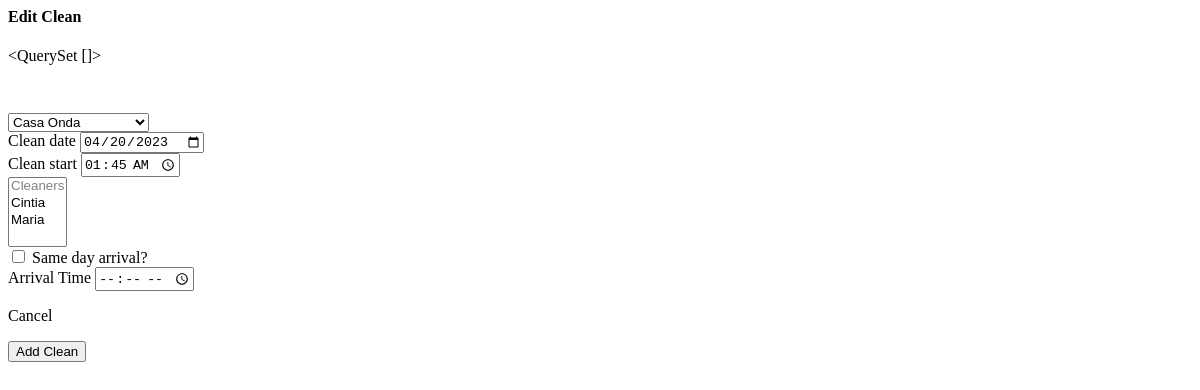
Before: /minilogistic/editcleanform/28/ (signed in) with the older database file.
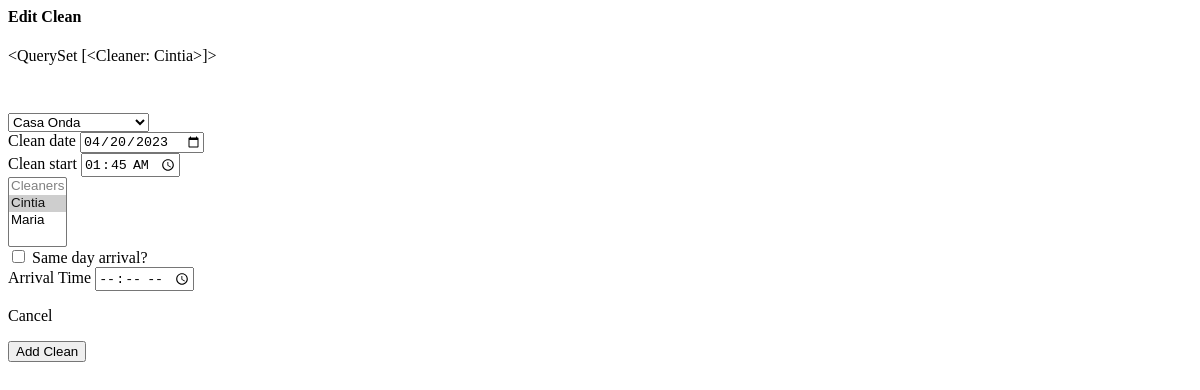
After: the same page with the newer database file.
### minilogistic/models.py (models this page shows, shortened)
class Clean(models.Model):
    account = models.ForeignKey(Account, on_delete=models.CASCADE, related_name="cleans")
    location = models.ForeignKey(Location, on_delete=models.PROTECT, related_name="cleans")
    date = models.DateField()
    start_time = models.TimeField()
    duration = models.DecimalField(default=0.0, max_digits=3, decimal_places=2)
    arrival_time = models.TimeField(null=True)
    cleaners = models.ManyToManyField(Cleaner, related_name="cleans")
    same_day = models.BooleanField(default=False)
    comment = models.TextField(max_length=500, blank=True)
    date_created = models.DateTimeField(default= datetime.today)
    added_by = models.ForeignKey(User, on_delete=models.CASCADE, related_name="cleans_added", blank=True)

class Location(models.Model):
    account = models.ForeignKey(Account, on_delete=models.CASCADE, related_name="locations")
    name = models.CharField(max_length=64)
    address = models.TextField(max_length=200, blank=True)
    comment = models.TextField(max_length=500, blank=True)
    date_created = models.DateTimeField(default= datetime.today)
    def __str__(self):
        return f"{self.name}"

class Cleaner(models.Model):
    account = models.ForeignKey(Account, on_delete=models.CASCADE, related_name="cleaners")
    name = models.CharField(max_length=64)
    title = models.TextField(null=True, max_length=200)
    email = models.EmailField(blank=True)
    phone_number = PhoneNumberField(blank=True, null=True)
    date_created = models.DateTimeField(default= datetime.today)
    def __str__(self):
        return f"{self.name}"

### minilogistic/views.py (the view)
# urls.py: path('editcleanform/<int:cleanid>/', views.editclean_form, name='editcleanform'),
def editclean_form(request, cleanid):
    user = request.user
    selector = Selector.objects.filter(user=user).first()
    selected_account= selector.account
    clean = Clean.objects.filter(id=cleanid).first()
    template = loader.get_template('minilogistic/editcleanform.html')
    locations = Location.objects.filter(account=selected_account)
    cleaners = Cleaner.objects.filter(account=selected_account)
    return HttpResponse(template.render({
        "locations":locations,
        "cleaners":cleaners,
        "clean":clean
    }, request))

### minilogistic/templates/minilogistic/editcleanform.html (shortened to what this page needs)
<form id="newclean-form" action="{% url 'minilogistic:newclean' %}" method="POST">
    <div class="clean-section">
        <div class="row">
            <div class="col-12">
                <h4 class="form-header text-center">Edit Clean</h4>
                <p>{{clean.cleaners.all}}</p>
            </div>
        </div>
        <div class="row">
            <div style="padding-top: 31.8px;" class="col-md-4 form-group">
                <select class="form-control" id="locationSelect" name="location" required>
                    <option value="" selected disabled="true">{{ clean.location }}</option>
                </select>
            </div>
            <div class="col-md-4 form-group">
                <label for="clean-date">Clean date</label>
                <input type="date" class="form-control" id="clean-date" name="clean_date" value="{{ clean.date|date:'Y-m-d' }}"required>
            </div>
            <div class="col-md-4 form-group">
                <label for="start_time">Clean start</label>
                <input type="time" class="form-control" id="start-time" name="start_time"  value="{{ clean.start_time|date:'H:i' }}" required>
            </div>
        </div>
        <div class="row">
            <div class="col-md-4 form-group">
                <select class="form-control" id="cleaners-assigned" name="cleaners_assigned[]" multiple>
                    <option value="" disabled="true">Cleaners</option>
                    {% for cleaner in cleaners %}
                    {% if cleaner in clean.cleaners.all %}
                        <option value="{{ cleaner.id }}" selected>{{ cleaner.name }}</option>
                    {% else %}
                        <option value="{{ cleaner.id }}">{{ cleaner.name }}</option>
                    {% endif %}
                    {% endfor %}
                </select>
            </div>
        </div>
        <div class="row align-items-end">
            <div class="col-md-4 form-group">
                <div class="form-check">
                    {% if clean.same_day %}
                    <input type="checkbox" class="form-check-input" id="same-day" name="same_day" checked>
                    <label class="form-check-label" for="sameDay">Same day arrival?</label>
                </div>
            </div>
            <div class="col-md-4 form-group" >
                <div id="clean-form-arrival-time-container" style="display:block;">
                <label for="time-input">Arrival Time</label>
                <input type="time" class="form-control" id="arrival-time" name="arrival_time" value="{{clean.arrival_time|date:'H:i'}}">
                </div>
                    {% else %}
                    <input type="checkbox" class="form-check-input" id="same-day" name="same_day">
                    <label class="form-check-label" for="sameDay">Same day arrival?</label>
                </div>
        </div>
            <div class="col-md-4 form-group" >
                    <div id="clean-form-arrival-time-container">
                        <label for="time-input">Arrival Time</label>
                        <input type="time" class="form-control" id="arrival-time" name="arrival_time">
                    </div>
                {% endif %}
            </div>
        </div>
        <div class="row newclean-form-row align-items-end form-button-row">
            <div class="col-md-4 col-sm-12 form-group newclean-form-col d-flex flex-column">
                <div class="cancel-form-container">
                    <p class="cancel-form text-right mb-1">Cancel</p>
                </div>
            </div>
            <div class="col-md-4 col-sm-12 form-group newclean-form-col text-right">
                <button type="submit" class="btn btn-info submit-newclean-button">Add Clean</button>
            </div>
        </div>
    </div>
</form>

Changed rows visible on the page:
changed Clean "Casa Onda": cleaners.all "<QuerySet []>" → "<QuerySet [<Cleaner: Cintia>]>"
Other visible differences:
form field value: "Cleaners / Cintia / Maria" → "Cleaners / Cintia ☑ / Maria"
